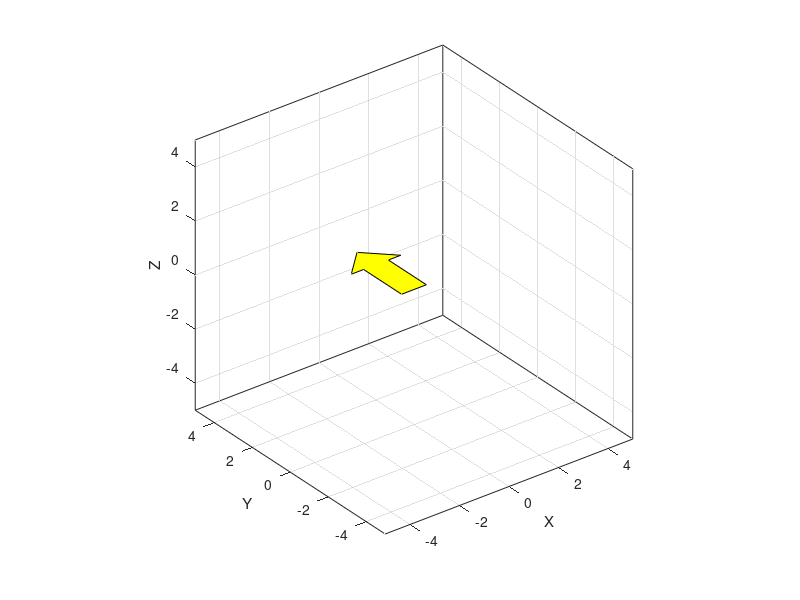

This figure's MATLAB source: (Note: this script raises an error after producing the figure.)
close all
clear

Py = [0.5   0.5  1    0    -1    -0.5  -0.5
     0     2    2    3    2     2     0
     0     0    0    0    0     0     0
     1     1    1    1    1     1     1
    ];

hy = fill3(Py(1,:), Py(2,:), Py(3,:), 'y');

axis equal;
axis([-5 5 -5 5 -5 5]);
xlabel('X');
ylabel('Y');
zlabel('Z');
grid on;
hold on;

Pz = rotz(pi/2)*rotx(pi/2)*Py;
Px = rotz(pi/2)*roty(pi/2)*Py;
hz = fill3(Pz(1,:), Pz(2,:), Pz(3,:), 'r');
hx = fill3(Px(1,:), Px(2,:), Px(3,:), 'b');

N = 300;
a = 20 * pi;
b = 20 * pi / 2;
c = 20 * pi / 3;
for i = linspace(0,1,N)
    Px_ = rotx(a*i) * Px;
    Py_ = roty(b*i) * Py;
    Pz_ = rotz(c*i) * Pz;
    set(hx, 'XData', Px_(1,:), 'YData', Px_(2,:), 'ZData', Px_(3,:));
    set(hy, 'XData', Py_(1,:), 'YData', Py_(2,:), 'ZData', Py_(3,:));
    set(hz, 'XData', Pz_(1,:), 'YData', Pz_(2,:), 'ZData', Pz_(3,:));
    pause(0.05);
end
